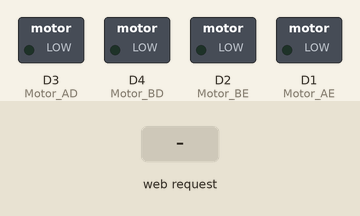
Simulated run of this sketch. Board: ESP8266 (NodeMCU). On the bench: switched loads named in the sketch (green lamp = pin HIGH). The test bench sets the inputs (shaded band). WiFi joins after 1.5 s; servers stay silent unless stated; storage starts empty; what the sketch prints to the serial monitor is not drawn.

Above: at 2.7 s.
2.8 s: HTTP request GET /get?command=forward received
At 3.4 s:
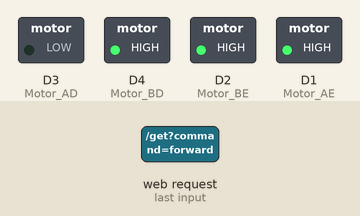
4.3 s: HTTP request GET /get?command=backward received
At 5.5 s:
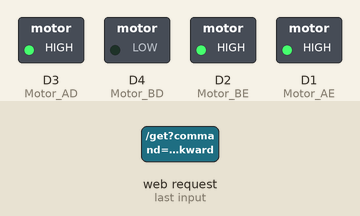
5.8 s: HTTP request GET /get?command=left received
At 6.9 s:
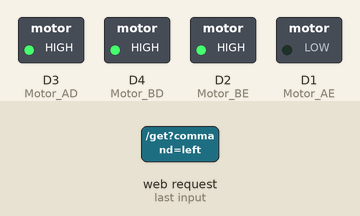
7.3 s: HTTP request GET /get?command=right received
At 8.0 s:
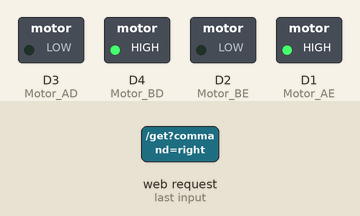
8.8 s: HTTP request GET /get?command=left received
At 9.1 s:
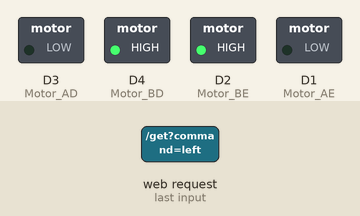
Timing chart, 0 to 11.3 s (numbered marks = the images above; inputs shaded):
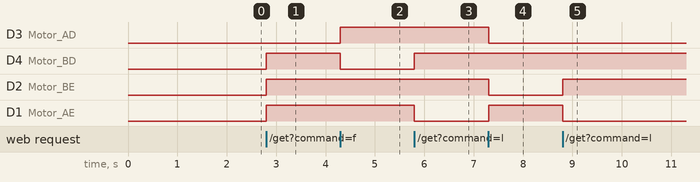

Measured:
- after the input at 2.8 s, D4 (Motor_BD), D2 (Motor_BE), D1 (Motor_AE): LOW → HIGH at once
- after the input at 4.3 s, D3 (Motor_AD): LOW → HIGH at once; D4 (Motor_BD): HIGH → LOW at once
- after the input at 5.8 s, D4 (Motor_BD): LOW → HIGH at once; D1 (Motor_AE): HIGH → LOW at once
- after the input at 7.3 s, D3 (Motor_AD), D2 (Motor_BE): HIGH → LOW at once; D1 (Motor_AE): LOW → HIGH at once
- after the input at 8.8 s, D2 (Motor_BE): LOW → HIGH at once; D1 (Motor_AE): HIGH → LOW at once

The sketch:

wifi_car_client.ino
```cpp
#include <ESP8266WiFi.h>
#include <WiFiClient.h>
#include <ESP8266WebServer.h>
#include <ESP8266mDNS.h>
#include <FS.h>
#define Motor_AE D1      //Motor A/B,E enable,D Direction
#define Motor_AD D3

#define Motor_BE D2
#define Motor_BD D4

#define R_AHEAD HIGH
#define L_AHEAD LOW

String command;

// D1 On / Off
// D2 On / Off
// D3 Direction

// AP password
const char WiFiAPPSK[] = "12345678";

ESP8266WebServer server(80);

const int led = 13;

void carInit(){

  pinMode(Motor_AE, OUTPUT);
  pinMode(Motor_AD, OUTPUT);
  pinMode(Motor_BE, OUTPUT);
  pinMode(Motor_BD, OUTPUT);

  Serial.begin(115200);
  Serial.println("Car begin");
  }
void goAhead(){
      digitalWrite(Motor_AE, HIGH);
      digitalWrite(Motor_AD, L_AHEAD);
      digitalWrite(Motor_BE, HIGH);
      digitalWrite(Motor_BD, R_AHEAD);
  }

void goBack(){
      digitalWrite(Motor_AE, HIGH);
      digitalWrite(Motor_AD, !L_AHEAD);
      digitalWrite(Motor_BE, HIGH);
      digitalWrite(Motor_BD, !R_AHEAD);
  }

void goRight(){
      digitalWrite(Motor_BE, LOW);
      digitalWrite(Motor_AE, HIGH);
      digitalWrite(Motor_AD, L_AHEAD);
  }

void goLeft(){
      digitalWrite(Motor_BE, HIGH);
      digitalWrite(Motor_AE, LOW);
      digitalWrite(Motor_BD, R_AHEAD);
  }

void stopRobot(){
      digitalWrite(Motor_AE, LOW);
      digitalWrite(Motor_BE, LOW);
  }

void handleNotFound(){
  digitalWrite(led, 1);
  String message = "File Not Found\n\n";
  message += "URI: ";
  message += server.uri();
  message += "\nMethod: ";
  message += (server.method() == HTTP_GET)?"GET":"POST";
  message += "\nArguments: ";
  message += server.args();
  message += "\n";
  for (uint8_t i=0; i<server.args(); i++){
    message += " " + server.argName(i) + ": " + server.arg(i) + "\n";
  }
  server.send(404, "text/plain", message);
  digitalWrite(led, 0);
}

void setup(void){
  carInit();
  SPIFFS.begin();
//  Serial.begin(115200);

    // AP SSID Name
  uint8_t mac[WL_MAC_ADDR_LENGTH];
  WiFi.softAPmacAddress(mac);
  String macID = String(mac[WL_MAC_ADDR_LENGTH - 2], HEX) + String(mac[WL_MAC_ADDR_LENGTH - 1], HEX);
  macID.toUpperCase();

  String AP_NameString = "Wifi Car - " + macID;

  char AP_NameChar[AP_NameString.length() + 1];
  memset(AP_NameChar, 0, AP_NameString.length() + 1);

  for (int i = 0; i < AP_NameString.length(); i++)
    AP_NameChar[i] = AP_NameString.charAt(i);
 /*
  WiFi.softAP(AP_NameChar, WiFiAPPSK);
  IPAddress myIP = WiFi.softAPIP();
    */

//  Serial.println(res);
const char* ssid = "hao";
const char* password = "hao123789";
  WiFi.mode(WIFI_STA);
  WiFi.begin(ssid, password);
  Serial.println("");
  // Wait for connection
  while (WiFi.status() != WL_CONNECTED) {
    delay(500);
    Serial.print(".");
  }
  Serial.println("");
  Serial.print("Connected to ");
  Serial.println(ssid);
  Serial.print("IP address: ");
  Serial.println(WiFi.localIP());
  if (MDNS.begin("esp8266")) {
    Serial.println("MDNS responder started");
  }


  //server.on("/", handleRoot);
  server.serveStatic("/", SPIFFS, "/index.html");

  server.on("/get", [](){
    String uri = server.uri();
    Serial.println(uri);
    command = server.arg("command");
    if(command == "forward")
      goAhead();
    else if(command == "backward")
      goBack( );
    else if(command == "left")
      goLeft();
    else if(command == "right")
       goRight();
    else if(command == "stop")
       stopRobot();
    Serial.println(command);
//    setCorlor(red.toInt(),green.toInt(),blue.toInt());
    server.send(200, "text/plain", String("set to ")+command);
  });

  server.onNotFound(handleNotFound);

  server.begin();
  Serial.println("HTTP server started");
}

void loop(void){
  server.handleClient();
}
```
